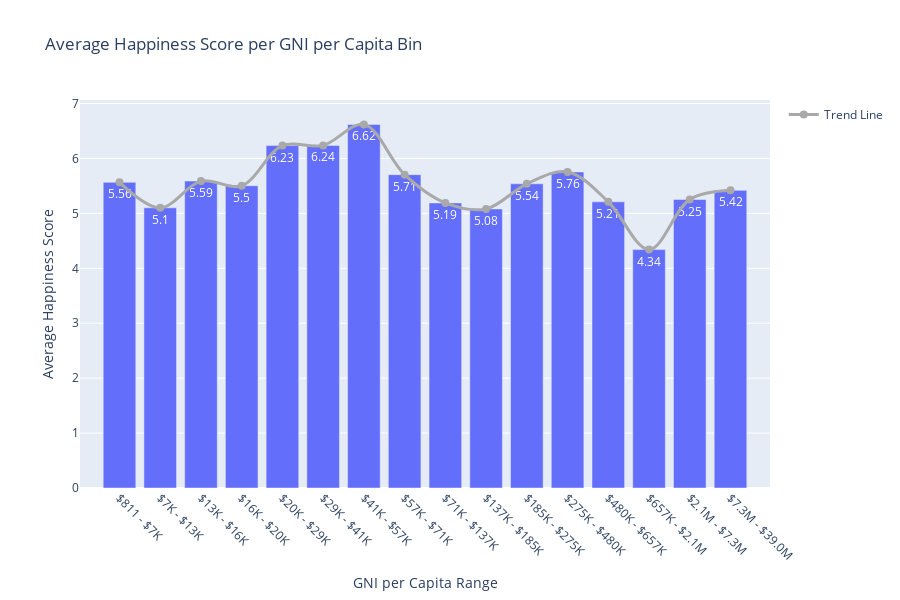

This figure's notebook cell:
### Code cell
import pandas as pd
import plotly.express as px
import plotly.graph_objects as go

def format_gni_label(x):
    if x >= 1_000_000:
        return f"${x/1_000_000:.1f}M"
    elif x >= 1_000:
        return f"${int(x/1_000)}K"
    else:
        return f"${int(x)}"

happy_df = pd.read_csv('2019happy.csv')
happy_df = happy_df.rename(columns={
    'Country or region': 'Country',
    'Score': 'Happiness Score',
    'GDP per capita': 'GDP per capita'
})

wdi_df = pd.read_csv('WDI_new.csv')

gni_df = wdi_df[
    (wdi_df['Series Name'] == 'GNI per capita (constant LCU)') &
    (wdi_df['2019 [YR2019]'].notna())
][['Country Name', '2019 [YR2019]']]

gni_df = gni_df.rename(columns={
    'Country Name': 'Country',
    '2019 [YR2019]': 'GNI per capita'
})

merged_df = pd.merge(happy_df, gni_df, on='Country', how='inner')

merged_df['GNI per capita'] = pd.to_numeric(merged_df['GNI per capita'], errors='coerce')
filtered_df = merged_df.dropna(subset=['GNI per capita', 'Happiness Score'])

filtered_df['GNI_bin'] = pd.qcut(filtered_df['GNI per capita'], q=16, duplicates='drop')

bin_edges = filtered_df['GNI_bin'].cat.categories
clean_labels = [
    f"{format_gni_label(interval.left)} - {format_gni_label(interval.right)}"
    for interval in bin_edges
]
filtered_df['GNI_bin_str'] = filtered_df['GNI_bin'].cat.rename_categories(clean_labels)

avg_happiness_per_bin = filtered_df.groupby('GNI_bin_str')['Happiness Score'].mean().reset_index()

fig = px.bar(
    avg_happiness_per_bin,
    x='GNI_bin_str',
    y='Happiness Score',
    title='Average Happiness Score per GNI per Capita Bin',
    labels={'GNI_bin_str': 'GNI per Capita Range', 'Happiness Score': 'Average Happiness Score'},
    text=avg_happiness_per_bin['Happiness Score'].round(2),
    height=600
)

fig.add_trace(
    go.Scatter(
        x=avg_happiness_per_bin['GNI_bin_str'],
        y=avg_happiness_per_bin['Happiness Score'],
        mode='lines+markers',
        line=dict(color='darkgrey', width=3, shape='spline'),
        marker=dict(size=8),
        name='Trend Line'
    )
)

fig.update_layout(xaxis_tickangle=45)
fig.show()

### Figure 1 — Plotly figure (JSON) as saved in the notebook; plotly's stock layout.template omitted (floating-point values rounded to 4 significant figures)
{"data": [{"hovertemplate": "GNI per Capita Range=%{x}<br>Average Happiness Score=%{y}<br>text=%{text}<extra></extra>", "legendgroup": "", "marker": {"color": "#636efa", "pattern": {"shape": ""}}, "name": "", "orientation": "v", "showlegend": false, "text": [5.56, 5.1, 5.59, 5.5, 6.23, 6.24, 6.62, 5.71, 5.19, 5.08, 5.54, 5.76, 5.21, 4.34, 5.25, 5.42], "textposition": "auto", "type": "bar", "x": ["$811 - $7K", "$7K - $13K", "$13K - $16K", "$16K - $20K", "$20K - $29K", "$29K - $41K", "$41K - $57K", "$57K - $71K", "$71K - $137K", "$137K - $185K", "$185K - $275K", "$275K - $480K", "$480K - $657K", "$657K - $2.1M", "$2.1M - $7.3M", "$7.3M - $39.0M"], "xaxis": "x", "y": [5.565, 5.102, 5.588, 5.503, 6.235, 6.238, 6.62, 5.705, 5.191, 5.081, 5.539, 5.755, 5.21, 4.341, 5.253, 5.419], "yaxis": "y"}, {"line": {"color": "darkgrey", "shape": "spline", "width": 3}, "marker": {"size": 8}, "mode": "lines+markers", "name": "Trend Line", "type": "scatter", "x": ["$811 - $7K", "$7K - $13K", "$13K - $16K", "$16K - $20K", "$20K - $29K", "$29K - $41K", "$41K - $57K", "$57K - $71K", "$71K - $137K", "$137K - $185K", "$185K - $275K", "$275K - $480K", "$480K - $657K", "$657K - $2.1M", "$2.1M - $7.3M", "$7.3M - $39.0M"], "y": [5.565, 5.102, 5.588, 5.503, 6.235, 6.238, 6.62, 5.705, 5.191, 5.081, 5.539, 5.755, 5.21, 4.341, 5.253, 5.419]}], "layout": {"barmode": "relative", "height": 600, "legend": {"tracegroupgap": 0}, "title": {"text": "Average Happiness Score per GNI per Capita Bin"}, "xaxis": {"anchor": "y", "domain": [0, 1], "tickangle": 45, "title": {"text": "GNI per Capita Range"}}, "yaxis": {"anchor": "x", "domain": [0, 1], "title": {"text": "Average Happiness Score"}}}}
